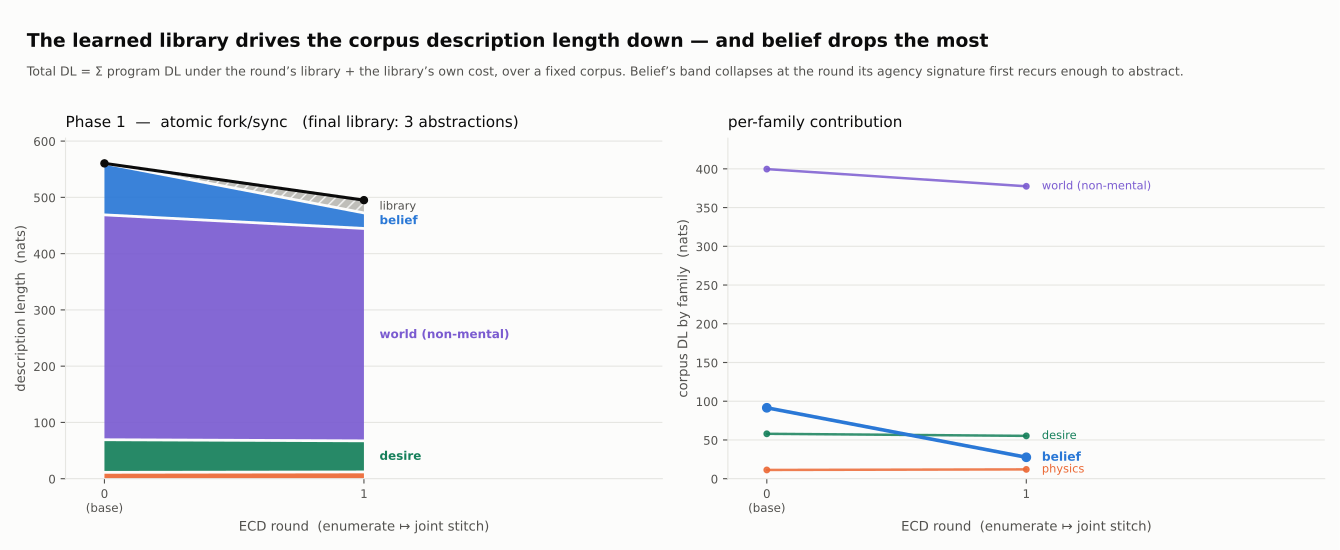

Generate this figure with Python:
"""Corpus description-length trajectory (DreamCoder-style figure) for phases 1-2.

The wake-sleep loop in `experiment.run_phase` alternates ENUMERATE ↦ joint STITCH: each
round solves more tasks and re-compresses the whole pool into a shared library.  The MDL
objective it is implicitly minimising is the total description length of the corpus:

        total DL(round r)  =  Σ_task  DL(task's program | library_r)   +   DL(library_r)
                              └──────── corpus term ────────┘    └─ structure term ─┘

This script reconstructs that curve from a run's TRAJECTORY ARTIFACT
(`phase{1,2}_traj[.smoke].json`, written by `save_trajectory_artifact`).  For each round r
it re-stitches the sols solved THROUGH round r to rebuild that round's library — the same
reproducibility `mdl_margin.py` relies on for the final round, because `saturate_stitch`
re-discovers the library from the fully-expanded sols each call — then prices the FIXED
full corpus (every task's base-primitive solution) under it, in nats, via the same `_dl`
convention phase 3 / mdl_margin use.

Pricing a FIXED corpus under an IMPROVING library is what makes the total fall: as reuse
is captured, each recurring compound collapses to a cheap abstraction token.  The story is
in the per-family split — belief's contribution drops STEEPLY at the round the agency
signature (fork ∧ a sync-family commit) first recurs enough for stitch to abstract it,
while a bespoke non-mental schedule never does.  Round 0 is the base-primitive corpus
(no library), the honest starting point every later round is measured against.

    # 1. produce a run (slow; HPC) — its trajectory artifact is what we consume
    sbatch run.job phase1.py --t-fn 1200      -> phase1_traj.json  (+ phase1_run.json)
    sbatch run.job phase2.py --t-fn 1200      -> phase2_traj.json
    # 2. build the DL curve + figure
    python corpus_dl.py                       phase 1 (reads phase1_traj.json)
    python corpus_dl.py --decomposed          phase 2 (reads phase2_traj.json)
    python corpus_dl.py --both                phases 1 and 2, one JSON each, one PNG
    python corpus_dl.py --smoke               use the .smoke trajectory artifacts
    python corpus_dl.py --run PATH            consume a specific trajectory artifact
    python corpus_dl.py --no-plot             recompute the JSON only
    python corpus_dl.py out.png               choose the figure path

Writes corpus_dl[.decomposed].json and corpus_dl.png/.pdf.
"""

import sys
import json
import math
from collections import defaultdict

import numpy as np
import torch as th

from ecd import (
    Deltas, saturate_stitch, rewrite_through_library, tr,
)
from prims import make_symmetric_prims
from experiment import provenance_line


# ── DL pricing (identical convention to mdl_margin._dl / phase3_arity._dl) ────────────
def uniform_type_q(D):
    "type-conditioned uniform log-prob: logp[i] = -log(#symbols sharing i's type)"
    q = th.zeros(len(D))
    for _tp, idxs in D.bytype.items():
        lp = -math.log(len(idxs))
        for i in idxs:
            q[i] = lp
    return q


def _dl(D, Q, prog):
    "Description length (nats) of a program string/tree under library D and prior Q."
    t = tr(D, prog) if isinstance(prog, str) else prog
    return float(-D.logp(Q, t))


def _body_dl(D, Q, tree):
    """Structure cost (nats) of one abstraction body: the same per-node -Q[index] sum as
    `_dl`, but bound-variable holes ($i; ishole/isarg) are FREE — they name arguments, they
    do not select a library symbol.  This is the library's own contribution to total DL."""
    if getattr(tree, 'ishole', False) or getattr(tree, 'isarg', False):
        return 0.0
    idx = D.index(tree)
    cost = 0.0 if idx is None else float(-Q[idx])
    if tree.tails:
        for t in tree.tails:
            cost += _body_dl(D, Q, t)
    return cost


# ── task family (the facet) ───────────────────────────────────────────────────────────
# Belief variants all carry kind 'belief' (including the extra plain wall-belief batch);
# they fold into the single 'belief' facet.  physics / desire are their own families;
# every non-mental maker folds into the single 'world' facet — the contrast the figure
# is about is belief vs the rest.
def family(kind):
    if kind.startswith('belief'):
        return 'belief'
    if kind in ('physics', 'desire'):
        return kind
    return 'world'


FAM_ORDER = ['physics', 'desire', 'world', 'belief']   # stack bottom→top; belief on top
FAM_COLOR = {
    'physics': '#eb6834',   # orange
    'desire':  '#157f5a',   # green (darkened for label contrast on the light surface)
    'world':   '#7a5bd0',   # violet
    'belief':  '#2a78d6',   # blue — the hero
}
FAM_LABEL = {
    'physics': 'physics',
    'desire':  'desire',
    'world':   'world (non-mental)',
    'belief':  'belief',
}
LIB_COLOR = '#b8b7b2'        # neutral: the library's structure cost (not a categorical hue)
INK, MUTED, GRID = '#0b0b0b', '#52514e', '#e6e6e2'


# ── the trajectory computation ────────────────────────────────────────────────────────
def compute_trajectory(art):
    """From a trajectory artifact, price the fixed full corpus under each round's library.

    Returns a dict with the per-round series and the detected agency-signature round."""
    decomposed = bool(art['decomposed'])
    stitch_iters = int(art['stitch_iters'])
    n_rounds = int(art['n_rounds'])
    tasks = art['tasks']                       # kid -> {sol, kind, round}

    # the FIXED corpus: every solved task's base-primitive program, tagged with the round
    # it entered the solved pool (so we can rebuild each round's library from the subset).
    corpus = [(kid, t['sol'], t['kind'], int(t['round'])) for kid, t in tasks.items()]
    fam_of = {kid: family(t['kind']) for kid, t in tasks.items()}
    base_strs = [s for _, s, _, _ in corpus]

    rounds = []
    for r in range(0, n_rounds + 1):
        # a fresh base DSL each round keeps the reconstruction isolated; stitch mutates it.
        D = Deltas(make_symmetric_prims(decomposed=decomposed))
        solved_upto = {kid: tr(D, s) for kid, s, _, rd in corpus if rd <= r}
        if r >= 1 and solved_upto:
            # re-discover round r's library from the fully-expanded solved-through-r sols.
            saturate_stitch(D, solved_upto, iterations=stitch_iters, max_arity=5)
        Q = uniform_type_q(D)

        # price the WHOLE corpus under this round's library (rewrite base → library form).
        libs = rewrite_through_library(D, base_strs) if D.invented else base_strs
        by_family = defaultdict(float)
        by_count = defaultdict(int)
        corpus_dl = 0.0
        for (kid, _s, _k, _rd), lib in zip(corpus, libs):
            dl = _dl(D, Q, lib)
            by_family[fam_of[kid]] += dl
            by_count[fam_of[kid]] += 1
            corpus_dl += dl
        lib_cost = float(sum(_body_dl(D, Q, d.hiddentail) for d in D.invented))

        rounds.append({
            'round':       r,
            'n_invented':  len(D.invented),
            'invented':    [d.repr for d in D.invented],
            'n_solved':    len(solved_upto),
            'corpus_dl':   corpus_dl,
            'library_cost': lib_cost,
            'total_dl':    corpus_dl + lib_cost,
            'by_family':   {f: by_family.get(f, 0.0) for f in FAM_ORDER},
        })
        print(f"  round {r:>2}: |D|+{len(D.invented):<2} invented, "
              f"{len(solved_upto):>3}/{len(corpus)} solved | corpus {corpus_dl:8.1f} + "
              f"lib {lib_cost:6.1f} = {corpus_dl + lib_cost:8.1f} nats  "
              f"[belief {by_family.get('belief', 0.0):7.1f}]", flush=True)

    # the agency-signature round: where belief's family DL drops the most (round r vs r-1).
    bel = [rd['by_family']['belief'] for rd in rounds]
    drops = [(bel[i - 1] - bel[i], i) for i in range(1, len(bel))]
    sig_round = max(drops)[1] if drops else 0
    sig_drop = max(drops)[0] if drops else 0.0

    return {
        'decomposed':   decomposed,
        'phase':        2 if decomposed else 1,
        'smoke':        bool(art.get('smoke')),
        'n_rounds':     n_rounds,
        'n_tasks':      len(corpus),
        'family_counts': {f: sum(1 for v in fam_of.values() if v == f) for f in FAM_ORDER},
        'signature_round': sig_round,
        'signature_drop':  sig_drop,
        'final_library':   rounds[-1]['invented'] if rounds else [],
        'rounds':       rounds,
    }


def _load_traj(decomposed, smoke, run_path):
    if run_path is None:
        run_path = f"phase{2 if decomposed else 1}_traj{'.smoke' if smoke else ''}.json"
    try:
        with open(run_path) as f:
            art = json.load(f)
    except FileNotFoundError:
        raise SystemExit(
            f"no trajectory artifact '{run_path}' — run "
            f"`python phase{2 if decomposed else 1}.py{' --smoke' if smoke else ''}` first "
            f"(it writes the *_traj.json alongside the *_run.json).")
    if bool(art.get('decomposed')) != bool(decomposed):
        raise SystemExit(f"{run_path} is a phase {2 if art.get('decomposed') else 1} run, "
                         f"but this invocation is phase {2 if decomposed else 1}.")
    return art


def run(decomposed=False, smoke=False, run_path=None):
    phase = 2 if decomposed else 1
    print(f"\n{'='*72}\nCORPUS-DL TRAJECTORY — phase {phase} "
          f"({'decomposed' if decomposed else 'atomic'} fork/sync){' [smoke]' if smoke else ''}"
          f"\n{'='*72}")
    art = _load_traj(decomposed, smoke, run_path)
    print(f"  {provenance_line(art, run_path)}")
    data = compute_trajectory(art)
    # carry the source run's commit + knobs into this figure's own artifact, so the
    # caption can cite them without re-opening the trajectory file
    data['provenance'] = art.get('provenance')
    out = f"corpus_dl{'.decomposed' if decomposed else ''}.json"
    with open(out, 'w') as f:
        json.dump(data, f, indent=1)
    r0, rN = data['rounds'][0], data['rounds'][-1]
    print(f"  total DL {r0['total_dl']:.1f} → {rN['total_dl']:.1f} nats "
          f"({r0['total_dl'] - rN['total_dl']:+.1f} compressed over {data['n_rounds']} rounds); "
          f"belief's steepest drop {data['signature_drop']:.1f} nats at round "
          f"{data['signature_round']}.  wrote {out}")
    return data


# ── plotting ──────────────────────────────────────────────────────────────────────────
def _panel_stack(ax, data):
    "Panel A: total DL as a family-stacked area (+ library band on top); the outline falls."
    rounds = data['rounds']
    xs = [rd['round'] for rd in rounds]
    stacks = [np.array([rd['by_family'][f] for rd in rounds], float) for f in FAM_ORDER]
    lib = np.array([rd['library_cost'] for rd in rounds], float)
    bottoms = np.cumsum([np.zeros_like(lib)] + stacks, axis=0)

    for i, f in enumerate(FAM_ORDER):
        ax.fill_between(xs, bottoms[i], bottoms[i] + stacks[i], color=FAM_COLOR[f],
                        alpha=0.92, lw=0, zorder=2, step=None)
        # 2px surface gap between segments so the bands read as distinct
        ax.plot(xs, bottoms[i] + stacks[i], color='#fcfcfb', lw=2, zorder=3)
    top = bottoms[-1]
    ax.fill_between(xs, top, top + lib, color=LIB_COLOR, alpha=0.9, lw=0, zorder=2,
                    hatch='///', edgecolor='#fcfcfb')

    total = top + lib
    ax.plot(xs, total, color=INK, lw=2.2, zorder=5, solid_capstyle='round')
    ax.scatter(xs, total, s=26, color=INK, zorder=6)

    # direct labels on each band at the final round
    for i, f in enumerate(FAM_ORDER):
        y = bottoms[i][-1] + stacks[i][-1] / 2
        if stacks[i][-1] > total.max() * 0.03:
            ax.text(xs[-1] + 0.06, y, FAM_LABEL[f], color=FAM_COLOR[f], fontsize=8.6,
                    va='center', ha='left', zorder=7, fontweight='bold')
    yl = top[-1] + lib[-1] / 2
    ax.text(xs[-1] + 0.06, yl, 'library', color=MUTED, fontsize=8.2, va='center',
            ha='left', zorder=7)

    _style_axes(ax, xs)
    ax.set_ylabel('description length  (nats)', fontsize=9.5, color=MUTED)
    ax.set_ylim(0, total.max() * 1.08)


def _panel_families(ax, data):
    "Panel B: per-family corpus DL vs round — belief's steep drop against the flat rest."
    rounds = data['rounds']
    xs = [rd['round'] for rd in rounds]
    for f in FAM_ORDER:
        ys = [rd['by_family'][f] for rd in rounds]
        hero = f == 'belief'
        ax.plot(xs, ys, color=FAM_COLOR[f], lw=2.6 if hero else 1.8,
                alpha=1.0 if hero else 0.85, zorder=5 if hero else 3,
                marker='o', ms=6 if hero else 4, solid_capstyle='round')
        ax.text(xs[-1] + 0.06, ys[-1], FAM_LABEL[f], color=FAM_COLOR[f],
                fontsize=8.8 if hero else 8.2, va='center', ha='left',
                fontweight='bold' if hero else 'normal', zorder=6)

    _style_axes(ax, xs)
    ax.set_ylabel('corpus DL by family  (nats)', fontsize=9.5, color=MUTED)
    ymax = max(rd['by_family'][f] for rd in rounds for f in FAM_ORDER)
    ax.set_ylim(0, ymax * 1.10)


def _style_axes(ax, xs):
    ax.set_xlabel('ECD round  (enumerate ↦ joint stitch)', fontsize=9.5, color=MUTED)
    ax.set_xlim(min(xs) - 0.15, max(xs) + 1.15)
    ax.set_xticks(xs)
    labels = [('0\n(base)' if x == 0 else str(x)) for x in xs]
    ax.set_xticklabels(labels)
    ax.grid(True, axis='y', color=GRID, lw=0.8, zorder=0)
    ax.set_axisbelow(True)
    for s in ('top', 'right'):
        ax.spines[s].set_visible(False)
    for s in ('left', 'bottom'):
        ax.spines[s].set_color(GRID)
    ax.tick_params(colors=MUTED, labelsize=8.5)


def plot(datasets, out_path='corpus_dl.png'):
    import matplotlib
    matplotlib.use('Agg')
    import matplotlib.pyplot as plt

    n = len(datasets)
    fig, axes = plt.subplots(n, 2, figsize=(13.4, 4.7 * n + 0.8), squeeze=False)
    fig.patch.set_facecolor('#fcfcfb')
    for row, d in enumerate(datasets):
        kind = 'atomic fork/sync' if not d['decomposed'] else 'decomposed plumbing'
        axA, axB = axes[row, 0], axes[row, 1]
        for ax in (axA, axB):
            ax.set_facecolor('#fcfcfb')
        axA.set_title(f"Phase {d['phase']}  —  {kind}   "
                      f"(final library: {len(d['final_library'])} abstractions)",
                      fontsize=11, color=INK, loc='left', pad=8)
        axB.set_title("per-family contribution", fontsize=11, color=INK, loc='left', pad=8)
        _panel_stack(axA, d)
        _panel_families(axB, d)

    top = 1 - 1.0 / fig.get_figheight()
    fig.tight_layout(rect=[0, 0, 1, top])
    fig.text(0.02, 1 - 0.32 / fig.get_figheight(),
             'The learned library drives the corpus description length down — '
             'and belief drops the most',
             fontsize=13.5, fontweight='bold', color=INK, ha='left', va='top')
    fig.text(0.02, 1 - 0.66 / fig.get_figheight(),
             'Total DL = Σ program DL under the round’s library + the library’s own cost, '
             'over a fixed corpus. Belief’s band collapses at the round its agency signature '
             'first recurs enough to abstract.',
             fontsize=9, color=MUTED, ha='left', va='top')

    for ext in ({out_path, out_path.rsplit('.', 1)[0] + '.pdf'}):
        fig.savefig(ext, dpi=200, facecolor=fig.get_facecolor())
        print(f"wrote {ext}")


# ── CLI ───────────────────────────────────────────────────────────────────────────────
def main(argv):
    smoke = '--smoke' in argv
    both = '--both' in argv
    no_plot = '--no-plot' in argv
    run_path = None
    if '--run' in argv:
        run_path = argv[argv.index('--run') + 1]
    out_path = next((a for a in argv[1:] if a.endswith('.png')), 'corpus_dl.png')

    if both:
        datasets = [run(decomposed=False, smoke=smoke),
                    run(decomposed=True, smoke=smoke)]
    else:
        decomposed = '--decomposed' in argv
        datasets = [run(decomposed=decomposed, smoke=smoke, run_path=run_path)]

    if not no_plot:
        plot(datasets, out_path)


if __name__ == '__main__':
    main(sys.argv)
